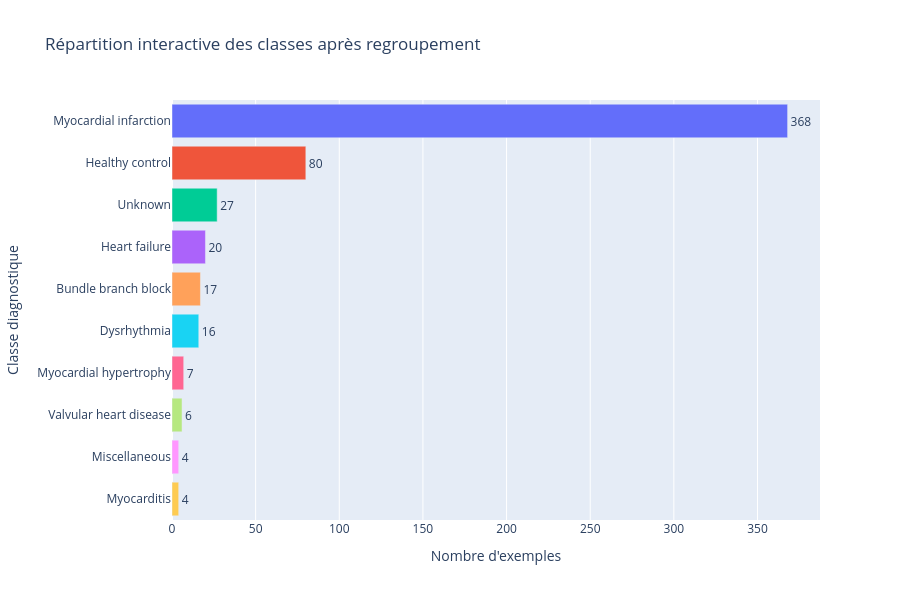

The code cell stored with this chart in its notebook:
### Code cell
import pandas as pd
import plotly.express as px
from collections import Counter

# 🧩 La liste complète de labels (un par enregistrement)
# Exemple : labels = ['Myocardial infarction', 'Healthy control', 'Heart failure (NYHA 2)', ...]

# Étape 1 : appliquer les regroupements sur CHAQUE étiquette
labels_grouped = [regroupements.get(label, "Miscellaneous") for label in labels]

# Étape 2 : compter les occurrences
grouped_counter = Counter(labels_grouped)
df_grouped = pd.DataFrame(grouped_counter.items(), columns=["Classe regroupée", "Nombre"])
df_grouped = df_grouped.sort_values(by="Nombre", ascending=False)

# Étape 3 : afficher
fig = px.bar(
    df_grouped,
    x="Nombre",
    y="Classe regroupée",
    orientation="h",
    color="Classe regroupée",
    text="Nombre",
    title="Répartition interactive des classes après regroupement"
)

fig.update_traces(textposition="outside")
fig.update_layout(
    height=600,
    xaxis_title="Nombre d'exemples",
    yaxis_title="Classe diagnostique",
    showlegend=False
)

fig.show()

### Figure 1 — Plotly figure (JSON) as saved in the notebook; plotly's stock layout.template omitted (floating-point values rounded to 4 significant figures)
{"data": [{"hovertemplate": "Classe regroupée=%{y}<br>Nombre=%{text}<extra></extra>", "legendgroup": "Myocardial infarction", "marker": {"color": "#636efa", "pattern": {"shape": ""}}, "name": "Myocardial infarction", "orientation": "h", "showlegend": true, "text": [368.0], "textposition": "outside", "type": "bar", "x": [368], "xaxis": "x", "y": ["Myocardial infarction"], "yaxis": "y"}, {"hovertemplate": "Classe regroupée=%{y}<br>Nombre=%{text}<extra></extra>", "legendgroup": "Healthy control", "marker": {"color": "#EF553B", "pattern": {"shape": ""}}, "name": "Healthy control", "orientation": "h", "showlegend": true, "text": [80.0], "textposition": "outside", "type": "bar", "x": [80], "xaxis": "x", "y": ["Healthy control"], "yaxis": "y"}, {"hovertemplate": "Classe regroupée=%{y}<br>Nombre=%{text}<extra></extra>", "legendgroup": "Unknown", "marker": {"color": "#00cc96", "pattern": {"shape": ""}}, "name": "Unknown", "orientation": "h", "showlegend": true, "text": [27.0], "textposition": "outside", "type": "bar", "x": [27], "xaxis": "x", "y": ["Unknown"], "yaxis": "y"}, {"hovertemplate": "Classe regroupée=%{y}<br>Nombre=%{text}<extra></extra>", "legendgroup": "Heart failure", "marker": {"color": "#ab63fa", "pattern": {"shape": ""}}, "name": "Heart failure", "orientation": "h", "showlegend": true, "text": [20.0], "textposition": "outside", "type": "bar", "x": [20], "xaxis": "x", "y": ["Heart failure"], "yaxis": "y"}, {"hovertemplate": "Classe regroupée=%{y}<br>Nombre=%{text}<extra></extra>", "legendgroup": "Bundle branch block", "marker": {"color": "#FFA15A", "pattern": {"shape": ""}}, "name": "Bundle branch block", "orientation": "h", "showlegend": true, "text": [17.0], "textposition": "outside", "type": "bar", "x": [17], "xaxis": "x", "y": ["Bundle branch block"], "yaxis": "y"}, {"hovertemplate": "Classe regroupée=%{y}<br>Nombre=%{text}<extra></extra>", "legendgroup": "Dysrhythmia", "marker": {"color": "#19d3f3", "pattern": {"shape": ""}}, "name": "Dysrhythmia", "orientation": "h", "showlegend": true, "text": [16.0], "textposition": "outside", "type": "bar", "x": [16], "xaxis": "x", "y": ["Dysrhythmia"], "yaxis": "y"}, {"hovertemplate": "Classe regroupée=%{y}<br>Nombre=%{text}<extra></extra>", "legendgroup": "Myocardial hypertrophy", "marker": {"color": "#FF6692", "pattern": {"shape": ""}}, "name": "Myocardial hypertrophy", "orientation": "h", "showlegend": true, "text": [7.0], "textposition": "outside", "type": "bar", "x": [7], "xaxis": "x", "y": ["Myocardial hypertrophy"], "yaxis": "y"}, {"hovertemplate": "Classe regroupée=%{y}<br>Nombre=%{text}<extra></extra>", "legendgroup": "Valvular heart disease", "marker": {"color": "#B6E880", "pattern": {"shape": ""}}, "name": "Valvular heart disease", "orientation": "h", "showlegend": true, "text": [6.0], "textposition": "outside", "type": "bar", "x": [6], "xaxis": "x", "y": ["Valvular heart disease"], "yaxis": "y"}, {"hovertemplate": "Classe regroupée=%{y}<br>Nombre=%{text}<extra></extra>", "legendgroup": "Miscellaneous", "marker": {"color": "#FF97FF", "pattern": {"shape": ""}}, "name": "Miscellaneous", "orientation": "h", "showlegend": true, "text": [4.0], "textposition": "outside", "type": "bar", "x": [4], "xaxis": "x", "y": ["Miscellaneous"], "yaxis": "y"}, {"hovertemplate": "Classe regroupée=%{y}<br>Nombre=%{text}<extra></extra>", "legendgroup": "Myocarditis", "marker": {"color": "#FECB52", "pattern": {"shape": ""}}, "name": "Myocarditis", "orientation": "h", "showlegend": true, "text": [4.0], "textposition": "outside", "type": "bar", "x": [4], "xaxis": "x", "y": ["Myocarditis"], "yaxis": "y"}], "layout": {"barmode": "relative", "height": 600, "legend": {"title": {"text": "Classe regroupée"}, "tracegroupgap": 0}, "showlegend": false, "title": {"text": "Répartition interactive des classes après regroupement"}, "xaxis": {"anchor": "y", "domain": [0, 1], "title": {"text": "Nombre d'exemples"}}, "yaxis": {"anchor": "x", "categoryarray": ["Myocarditis", "Miscellaneous", "Valvular heart disease", "Myocardial hypertrophy", "Dysrhythmia", "Bundle branch block", "Heart failure", "Unknown", "Healthy control", "Myocardial infarction"], "categoryorder": "array", "domain": [0, 1], "title": {"text": "Classe diagnostique"}}}}
